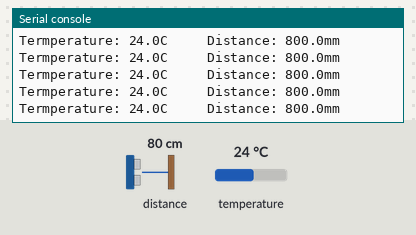
The program below on a simulated CircuitPython board. Parts: the last lines printed to the serial console. The inputs (shaded band) are chosen by the test bench; at power-on: distance to the obstacle 80 cm, temperature 24 °C.

Above: at 1.2 s.
1.3 s: distance to the obstacle set to 2 cm
At 2.1 s:
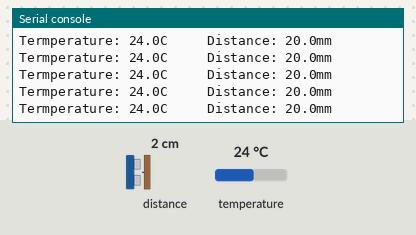
2.8 s: temperature set to 12 °C
At 3.7 s:
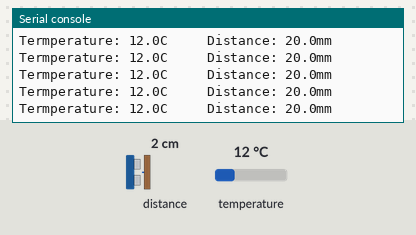
4.3 s: distance to the obstacle set to 4 cm
At 4.9 s:
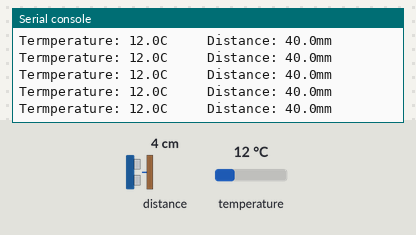
Timing chart, 0 to 7.3 s (numbered marks = the images above; inputs shaded):
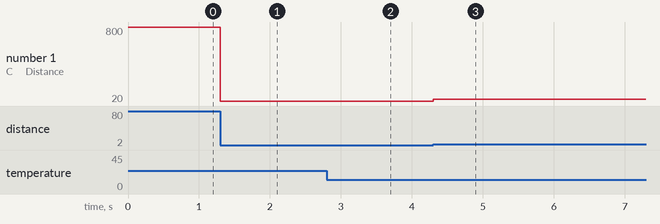

Measured:
- after the input at 1.3 s, the serial console: prints a new line at once (image 1)
- after the input at 2.8 s, the serial console: prints a new line at once (image 2)
- after the input at 4.3 s, the serial console: prints a new line at once (image 3)
- plotted number 1: 800 → 20 after the input at 1.3 s, 20 → 40 after the input at 4.3 s

The program:

temp_and_ToF.py
```python
# in powershell $env:BLINKA_MCP2221=1
# in cmd set BLINKA_MCP2221=1
# import os
# os.system('set BLINKA_MCP2221=1')
# os.system('$env:BLINKA_MCP2221=1')

# sometime the I2C ports might get messed up. unplug everything from the breadboard and wait a minute then plug back in

import time
import board
import digitalio
import adafruit_pct2075
import adafruit_vl53l4cd
import sys

i2c = board.I2C()  # uses board.SCL and board.SDA
pct = adafruit_pct2075.PCT2075(i2c)

vl53 = adafruit_vl53l4cd.VL53L4CD(i2c)

pct.high_temperature_threshold = 35.5
pct.temperature_hysteresis = 30.0
pct.high_temp_active_high = False
print("High temp alert active high? %s" % pct.high_temp_active_high)

vl53.start_ranging()

g0 = digitalio.DigitalInOut(board.G0)
g0.direction = digitalio.Direction.INPUT

while True:
    sys.stdout.flush()
    T = pct.temperature
    vl53.clear_interrupt()
    D = vl53.distance
    print("Termperature:", str(T) + "C","\t", " Distance:", str(D*10) + "mm")
    # print("Temperature: %.2f C" % pct.temperature)
    # print("Distance: {} cm".format(vl53.distance))
    # print(g0.value)
    # time.sleep(0.1)
```
